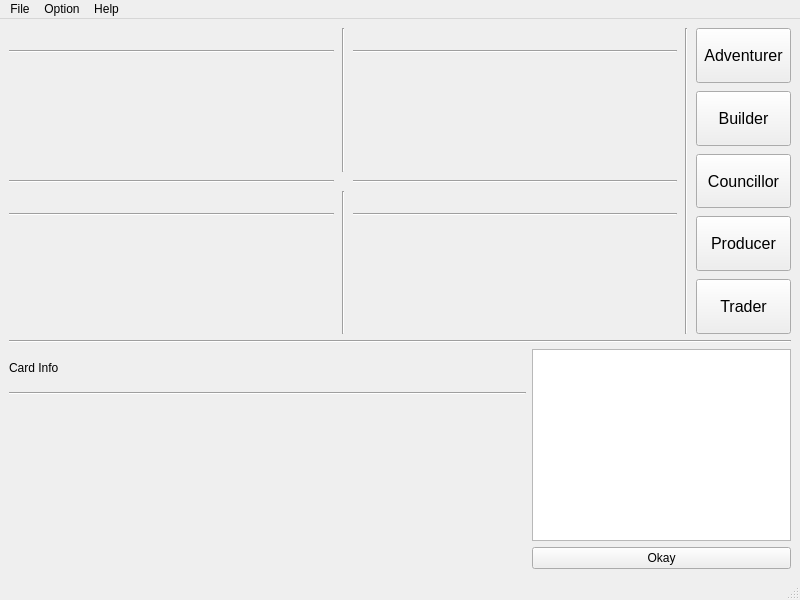
<?xml version="1.0" encoding="UTF-8"?>
<ui version="4.0">
 <class>MainWindow</class>
 <widget class="QMainWindow" name="MainWindow">
  <property name="geometry">
   <rect>
    <x>0</x>
    <y>0</y>
    <width>800</width>
    <height>600</height>
   </rect>
  </property>
  <property name="windowTitle">
   <string>MainWindow</string>
  </property>
  <property name="styleSheet">
   <string notr="true"/>
  </property>
  <widget class="QWidget" name="centralwidget">
   <layout class="QGridLayout" name="gridLayout_2">
    <item row="0" column="0">
     <layout class="QGridLayout" name="gridLayout" rowstretch="4,0,0">
      <property name="sizeConstraint">
       <enum>QLayout::SetFixedSize</enum>
      </property>
      <item row="2" column="0">
       <layout class="QHBoxLayout" name="horizontalLayout_D" stretch="4,2">
        <property name="spacing">
         <number>6</number>
        </property>
        <property name="sizeConstraint">
         <enum>QLayout::SetFixedSize</enum>
        </property>
        <item>
         <layout class="QGridLayout" name="mycard" rowstretch="0,0,0,0,0,0">
          <property name="verticalSpacing">
           <number>6</number>
          </property>
          <item row="2" column="4">
           <widget class="QLabel" name="mycard_05">
            <property name="text">
             <string/>
            </property>
           </widget>
          </item>
          <item row="4" column="0">
           <widget class="QLabel" name="mycard_13">
            <property name="text">
             <string/>
            </property>
           </widget>
          </item>
          <item row="4" column="2">
           <widget class="QLabel" name="mycard_15">
            <property name="text">
             <string/>
            </property>
           </widget>
          </item>
          <item row="3" column="0">
           <widget class="QLabel" name="mycard_07">
            <property name="text">
             <string/>
            </property>
           </widget>
          </item>
          <item row="4" column="1">
           <widget class="QLabel" name="mycard_14">
            <property name="text">
             <string/>
            </property>
           </widget>
          </item>
          <item row="2" column="1">
           <widget class="QLabel" name="mycard_02">
            <property name="text">
             <string/>
            </property>
           </widget>
          </item>
          <item row="0" column="1" colspan="5">
           <widget class="QLabel" name="label_cardInfo">
            <property name="text">
             <string/>
            </property>
           </widget>
          </item>
          <item row="3" column="1">
           <widget class="QLabel" name="mycard_08">
            <property name="text">
             <string/>
            </property>
           </widget>
          </item>
          <item row="1" column="0" colspan="6">
           <widget class="Line" name="line_3">
            <property name="orientation">
             <enum>Qt::Horizontal</enum>
            </property>
           </widget>
          </item>
          <item row="3" column="2">
           <widget class="QLabel" name="mycard_09">
            <property name="text">
             <string/>
            </property>
           </widget>
          </item>
          <item row="4" column="4">
           <widget class="QLabel" name="mycard_17">
            <property name="text">
             <string/>
            </property>
           </widget>
          </item>
          <item row="3" column="3">
           <widget class="QLabel" name="mycard_10">
            <property name="text">
             <string/>
            </property>
           </widget>
          </item>
          <item row="3" column="5">
           <widget class="QLabel" name="mycard_12">
            <property name="text">
             <string/>
            </property>
           </widget>
          </item>
          <item row="0" column="0">
           <widget class="QLabel" name="label">
            <property name="text">
             <string>Card Info</string>
            </property>
           </widget>
          </item>
          <item row="4" column="3">
           <widget class="QLabel" name="mycard_16">
            <property name="text">
             <string/>
            </property>
           </widget>
          </item>
          <item row="2" column="0">
           <widget class="QLabel" name="mycard_01">
            <property name="text">
             <string/>
            </property>
           </widget>
          </item>
          <item row="2" column="5">
           <widget class="QLabel" name="mycard_06">
            <property name="text">
             <string/>
            </property>
           </widget>
          </item>
          <item row="2" column="2">
           <widget class="QLabel" name="mycard_03">
            <property name="text">
             <string/>
            </property>
           </widget>
          </item>
          <item row="2" column="3">
           <widget class="QLabel" name="mycard_04">
            <property name="text">
             <string/>
            </property>
           </widget>
          </item>
          <item row="4" column="5">
           <widget class="QLabel" name="mycard_18">
            <property name="text">
             <string/>
            </property>
           </widget>
          </item>
          <item row="3" column="4">
           <widget class="QLabel" name="mycard_11">
            <property name="text">
             <string/>
            </property>
           </widget>
          </item>
          <item row="5" column="0">
           <widget class="QLabel" name="mycard_19">
            <property name="text">
             <string/>
            </property>
           </widget>
          </item>
          <item row="5" column="1">
           <widget class="QLabel" name="mycard_20">
            <property name="text">
             <string/>
            </property>
           </widget>
          </item>
          <item row="5" column="2">
           <widget class="QLabel" name="mycard_21">
            <property name="text">
             <string/>
            </property>
           </widget>
          </item>
          <item row="5" column="3">
           <widget class="QLabel" name="mycard_22">
            <property name="text">
             <string/>
            </property>
           </widget>
          </item>
          <item row="5" column="4">
           <widget class="QLabel" name="mycard_23">
            <property name="text">
             <string/>
            </property>
           </widget>
          </item>
          <item row="5" column="5">
           <widget class="QLabel" name="mycard_24">
            <property name="text">
             <string/>
            </property>
           </widget>
          </item>
         </layout>
        </item>
        <item>
         <layout class="QGridLayout" name="interaction">
          <property name="sizeConstraint">
           <enum>QLayout::SetFixedSize</enum>
          </property>
          <item row="1" column="0">
           <widget class="QPushButton" name="btn_interaction">
            <property name="text">
             <string>Okay</string>
            </property>
           </widget>
          </item>
          <item row="0" column="0">
           <widget class="QTextBrowser" name="textBrowser_interaction"/>
          </item>
         </layout>
        </item>
       </layout>
      </item>
      <item row="0" column="0">
       <layout class="QHBoxLayout" name="horizontalLayout_U" stretch="7,0,1">
        <property name="spacing">
         <number>8</number>
        </property>
        <property name="sizeConstraint">
         <enum>QLayout::SetFixedSize</enum>
        </property>
        <item>
         <layout class="QGridLayout" name="player_status">
          <property name="sizeConstraint">
           <enum>QLayout::SetFixedSize</enum>
          </property>
          <item row="2" column="0">
           <layout class="QGridLayout" name="table_player3" rowstretch="1,0,2,1,2,1">
            <property name="sizeConstraint">
             <enum>QLayout::SetFixedSize</enum>
            </property>
            <property name="verticalSpacing">
             <number>7</number>
            </property>
            <item row="2" column="5">
             <widget class="QLabel" name="tp3_06">
              <property name="text">
               <string/>
              </property>
             </widget>
            </item>
            <item row="4" column="2">
             <widget class="QLabel" name="tp3_09">
              <property name="text">
               <string/>
              </property>
             </widget>
            </item>
            <item row="2" column="0">
             <widget class="QLabel" name="tp3_01">
              <property name="text">
               <string/>
              </property>
             </widget>
            </item>
            <item row="3" column="0">
             <widget class="QLabel" name="gd3_01">
              <property name="text">
               <string/>
              </property>
             </widget>
            </item>
            <item row="1" column="0" colspan="6">
             <widget class="Line" name="line_4">
              <property name="orientation">
               <enum>Qt::Horizontal</enum>
              </property>
             </widget>
            </item>
            <item row="3" column="5">
             <widget class="QLabel" name="gd3_06">
              <property name="text">
               <string/>
              </property>
             </widget>
            </item>
            <item row="2" column="1">
             <widget class="QLabel" name="tp3_02">
              <property name="text">
               <string/>
              </property>
             </widget>
            </item>
            <item row="4" column="3">
             <widget class="QLabel" name="tp3_10">
              <property name="text">
               <string/>
              </property>
             </widget>
            </item>
            <item row="3" column="1">
             <widget class="QLabel" name="gd3_02">
              <property name="text">
               <string/>
              </property>
             </widget>
            </item>
            <item row="4" column="5">
             <widget class="QLabel" name="tp3_12">
              <property name="text">
               <string/>
              </property>
             </widget>
            </item>
            <item row="2" column="2">
             <widget class="QLabel" name="tp3_03">
              <property name="text">
               <string/>
              </property>
             </widget>
            </item>
            <item row="0" column="0" colspan="6">
             <widget class="QLabel" name="label_tp3">
              <property name="text">
               <string/>
              </property>
             </widget>
            </item>
            <item row="4" column="0">
             <widget class="QLabel" name="tp3_07">
              <property name="text">
               <string/>
              </property>
             </widget>
            </item>
            <item row="4" column="4">
             <widget class="QLabel" name="tp3_11">
              <property name="text">
               <string/>
              </property>
             </widget>
            </item>
            <item row="3" column="3">
             <widget class="QLabel" name="gd3_04">
              <property name="text">
               <string/>
              </property>
             </widget>
            </item>
            <item row="4" column="1">
             <widget class="QLabel" name="tp3_08">
              <property name="text">
               <string/>
              </property>
             </widget>
            </item>
            <item row="2" column="4">
             <widget class="QLabel" name="tp3_05">
              <property name="text">
               <string/>
              </property>
             </widget>
            </item>
            <item row="3" column="4">
             <widget class="QLabel" name="gd3_05">
              <property name="text">
               <string/>
              </property>
             </widget>
            </item>
            <item row="2" column="3">
             <widget class="QLabel" name="tp3_04">
              <property name="text">
               <string/>
              </property>
             </widget>
            </item>
            <item row="3" column="2">
             <widget class="QLabel" name="gd3_03">
              <property name="text">
               <string/>
              </property>
             </widget>
            </item>
            <item row="5" column="0">
             <widget class="QLabel" name="gd3_07">
              <property name="text">
               <string/>
              </property>
             </widget>
            </item>
            <item row="5" column="1">
             <widget class="QLabel" name="gd3_08">
              <property name="text">
               <string/>
              </property>
             </widget>
            </item>
            <item row="5" column="2">
             <widget class="QLabel" name="gd3_09">
              <property name="text">
               <string/>
              </property>
             </widget>
            </item>
            <item row="5" column="3">
             <widget class="QLabel" name="gd3_10">
              <property name="text">
               <string/>
              </property>
             </widget>
            </item>
            <item row="5" column="4">
             <widget class="QLabel" name="gd3_11">
              <property name="text">
               <string/>
              </property>
             </widget>
            </item>
            <item row="5" column="5">
             <widget class="QLabel" name="gd3_12">
              <property name="text">
               <string/>
              </property>
             </widget>
            </item>
           </layout>
          </item>
          <item row="2" column="1">
           <widget class="Line" name="line_11">
            <property name="orientation">
             <enum>Qt::Vertical</enum>
            </property>
           </widget>
          </item>
          <item row="2" column="2">
           <layout class="QGridLayout" name="table_player4" rowstretch="1,0,2,1,2,1">
            <property name="sizeConstraint">
             <enum>QLayout::SetFixedSize</enum>
            </property>
            <property name="verticalSpacing">
             <number>7</number>
            </property>
            <item row="4" column="5">
             <widget class="QLabel" name="tp4_12">
              <property name="text">
               <string/>
              </property>
             </widget>
            </item>
            <item row="3" column="4">
             <widget class="QLabel" name="gd4_05">
              <property name="text">
               <string/>
              </property>
             </widget>
            </item>
            <item row="3" column="5">
             <widget class="QLabel" name="gd4_06">
              <property name="text">
               <string/>
              </property>
             </widget>
            </item>
            <item row="2" column="1">
             <widget class="QLabel" name="tp4_02">
              <property name="text">
               <string/>
              </property>
             </widget>
            </item>
            <item row="2" column="2">
             <widget class="QLabel" name="tp4_03">
              <property name="text">
               <string/>
              </property>
             </widget>
            </item>
            <item row="3" column="3">
             <widget class="QLabel" name="gd4_04">
              <property name="text">
               <string/>
              </property>
             </widget>
            </item>
            <item row="2" column="0">
             <widget class="QLabel" name="tp4_01">
              <property name="text">
               <string/>
              </property>
             </widget>
            </item>
            <item row="2" column="3">
             <widget class="QLabel" name="tp4_04">
              <property name="text">
               <string/>
              </property>
             </widget>
            </item>
            <item row="3" column="1">
             <widget class="QLabel" name="gd4_02">
              <property name="text">
               <string/>
              </property>
             </widget>
            </item>
            <item row="3" column="2">
             <widget class="QLabel" name="gd4_03">
              <property name="text">
               <string/>
              </property>
             </widget>
            </item>
            <item row="3" column="0">
             <widget class="QLabel" name="gd4_01">
              <property name="text">
               <string/>
              </property>
             </widget>
            </item>
            <item row="4" column="0">
             <widget class="QLabel" name="tp4_07">
              <property name="text">
               <string/>
              </property>
             </widget>
            </item>
            <item row="4" column="1">
             <widget class="QLabel" name="tp4_08">
              <property name="text">
               <string/>
              </property>
             </widget>
            </item>
            <item row="4" column="4">
             <widget class="QLabel" name="tp4_11">
              <property name="text">
               <string/>
              </property>
             </widget>
            </item>
            <item row="4" column="3">
             <widget class="QLabel" name="tp4_10">
              <property name="text">
               <string/>
              </property>
             </widget>
            </item>
            <item row="2" column="4">
             <widget class="QLabel" name="tp4_05">
              <property name="text">
               <string/>
              </property>
             </widget>
            </item>
            <item row="1" column="0" colspan="6">
             <widget class="Line" name="line_7">
              <property name="orientation">
               <enum>Qt::Horizontal</enum>
              </property>
             </widget>
            </item>
            <item row="0" column="0" colspan="6">
             <widget class="QLabel" name="label_tp4">
              <property name="text">
               <string/>
              </property>
             </widget>
            </item>
            <item row="4" column="2">
             <widget class="QLabel" name="tp4_09">
              <property name="text">
               <string/>
              </property>
             </widget>
            </item>
            <item row="2" column="5">
             <widget class="QLabel" name="tp4_06">
              <property name="text">
               <string/>
              </property>
             </widget>
            </item>
            <item row="5" column="0">
             <widget class="QLabel" name="gd4_07">
              <property name="text">
               <string/>
              </property>
             </widget>
            </item>
            <item row="5" column="1">
             <widget class="QLabel" name="gd4_08">
              <property name="text">
               <string/>
              </property>
             </widget>
            </item>
            <item row="5" column="2">
             <widget class="QLabel" name="gd4_09">
              <property name="text">
               <string/>
              </property>
             </widget>
            </item>
            <item row="5" column="3">
             <widget class="QLabel" name="gd4_10">
              <property name="text">
               <string/>
              </property>
             </widget>
            </item>
            <item row="5" column="4">
             <widget class="QLabel" name="gd4_11">
              <property name="text">
               <string/>
              </property>
             </widget>
            </item>
            <item row="5" column="5">
             <widget class="QLabel" name="gd4_12">
              <property name="text">
               <string/>
              </property>
             </widget>
            </item>
           </layout>
          </item>
          <item row="1" column="2">
           <widget class="Line" name="line_9">
            <property name="orientation">
             <enum>Qt::Horizontal</enum>
            </property>
           </widget>
          </item>
          <item row="1" column="0">
           <widget class="Line" name="line_8">
            <property name="orientation">
             <enum>Qt::Horizontal</enum>
            </property>
           </widget>
          </item>
          <item row="0" column="1">
           <widget class="Line" name="line_10">
            <property name="orientation">
             <enum>Qt::Vertical</enum>
            </property>
           </widget>
          </item>
          <item row="0" column="2">
           <layout class="QGridLayout" name="table_player2" rowstretch="1,0,2,1,2,1">
            <property name="sizeConstraint">
             <enum>QLayout::SetFixedSize</enum>
            </property>
            <property name="verticalSpacing">
             <number>7</number>
            </property>
            <item row="4" column="5">
             <widget class="QLabel" name="tp2_12">
              <property name="text">
               <string/>
              </property>
             </widget>
            </item>
            <item row="3" column="4">
             <widget class="QLabel" name="gd2_05">
              <property name="text">
               <string/>
              </property>
             </widget>
            </item>
            <item row="4" column="1">
             <widget class="QLabel" name="tp2_08">
              <property name="text">
               <string/>
              </property>
             </widget>
            </item>
            <item row="2" column="1">
             <widget class="QLabel" name="tp2_02">
              <property name="text">
               <string/>
              </property>
             </widget>
            </item>
            <item row="2" column="4">
             <widget class="QLabel" name="tp2_05">
              <property name="text">
               <string/>
              </property>
             </widget>
            </item>
            <item row="1" column="0" colspan="6">
             <widget class="Line" name="line_6">
              <property name="orientation">
               <enum>Qt::Horizontal</enum>
              </property>
             </widget>
            </item>
            <item row="3" column="3">
             <widget class="QLabel" name="gd2_04">
              <property name="text">
               <string/>
              </property>
             </widget>
            </item>
            <item row="2" column="2">
             <widget class="QLabel" name="tp2_03">
              <property name="text">
               <string/>
              </property>
             </widget>
            </item>
            <item row="3" column="0">
             <widget class="QLabel" name="gd2_01">
              <property name="text">
               <string/>
              </property>
             </widget>
            </item>
            <item row="2" column="0">
             <widget class="QLabel" name="tp2_01">
              <property name="text">
               <string/>
              </property>
             </widget>
            </item>
            <item row="4" column="0">
             <widget class="QLabel" name="tp2_07">
              <property name="text">
               <string/>
              </property>
             </widget>
            </item>
            <item row="2" column="3">
             <widget class="QLabel" name="tp2_04">
              <property name="text">
               <string/>
              </property>
             </widget>
            </item>
            <item row="4" column="3">
             <widget class="QLabel" name="tp2_10">
              <property name="text">
               <string/>
              </property>
             </widget>
            </item>
            <item row="0" column="0" colspan="6">
             <widget class="QLabel" name="label_tp2">
              <property name="text">
               <string/>
              </property>
             </widget>
            </item>
            <item row="3" column="1">
             <widget class="QLabel" name="gd2_02">
              <property name="text">
               <string/>
              </property>
             </widget>
            </item>
            <item row="3" column="5">
             <widget class="QLabel" name="gd2_06">
              <property name="text">
               <string/>
              </property>
             </widget>
            </item>
            <item row="4" column="4">
             <widget class="QLabel" name="tp2_11">
              <property name="text">
               <string/>
              </property>
             </widget>
            </item>
            <item row="2" column="5">
             <widget class="QLabel" name="tp2_06">
              <property name="text">
               <string/>
              </property>
             </widget>
            </item>
            <item row="4" column="2">
             <widget class="QLabel" name="tp2_09">
              <property name="text">
               <string/>
              </property>
             </widget>
            </item>
            <item row="3" column="2">
             <widget class="QLabel" name="gd2_03">
              <property name="text">
               <string/>
              </property>
             </widget>
            </item>
            <item row="5" column="0">
             <widget class="QLabel" name="gd2_07">
              <property name="text">
               <string/>
              </property>
             </widget>
            </item>
            <item row="5" column="1">
             <widget class="QLabel" name="gd2_08">
              <property name="text">
               <string/>
              </property>
             </widget>
            </item>
            <item row="5" column="2">
             <widget class="QLabel" name="gd2_09">
              <property name="text">
               <string/>
              </property>
             </widget>
            </item>
            <item row="5" column="3">
             <widget class="QLabel" name="gd2_10">
              <property name="text">
               <string/>
              </property>
             </widget>
            </item>
            <item row="5" column="4">
             <widget class="QLabel" name="gd2_11">
              <property name="text">
               <string/>
              </property>
             </widget>
            </item>
            <item row="5" column="5">
             <widget class="QLabel" name="gd2_12">
              <property name="text">
               <string/>
              </property>
             </widget>
            </item>
           </layout>
          </item>
          <item row="0" column="0">
           <layout class="QGridLayout" name="table_player1" rowstretch="1,0,2,1,2,1">
            <property name="sizeConstraint">
             <enum>QLayout::SetFixedSize</enum>
            </property>
            <property name="verticalSpacing">
             <number>7</number>
            </property>
            <item row="2" column="2">
             <widget class="QLabel" name="tp1_03">
              <property name="text">
               <string/>
              </property>
             </widget>
            </item>
            <item row="2" column="3">
             <widget class="QLabel" name="tp1_04">
              <property name="text">
               <string/>
              </property>
             </widget>
            </item>
            <item row="4" column="1">
             <widget class="QLabel" name="tp1_08">
              <property name="text">
               <string/>
              </property>
             </widget>
            </item>
            <item row="4" column="5">
             <widget class="QLabel" name="tp1_12">
              <property name="text">
               <string/>
              </property>
             </widget>
            </item>
            <item row="2" column="0">
             <widget class="QLabel" name="tp1_01">
              <property name="text">
               <string/>
              </property>
             </widget>
            </item>
            <item row="2" column="4">
             <widget class="QLabel" name="tp1_05">
              <property name="text">
               <string/>
              </property>
             </widget>
            </item>
            <item row="2" column="1">
             <widget class="QLabel" name="tp1_02">
              <property name="text">
               <string/>
              </property>
             </widget>
            </item>
            <item row="2" column="5">
             <widget class="QLabel" name="tp1_06">
              <property name="text">
               <string/>
              </property>
             </widget>
            </item>
            <item row="4" column="2">
             <widget class="QLabel" name="tp1_09">
              <property name="text">
               <string/>
              </property>
             </widget>
            </item>
            <item row="3" column="3">
             <widget class="QLabel" name="gd1_04">
              <property name="text">
               <string/>
              </property>
             </widget>
            </item>
            <item row="3" column="2">
             <widget class="QLabel" name="gd1_03">
              <property name="text">
               <string/>
              </property>
             </widget>
            </item>
            <item row="4" column="4">
             <widget class="QLabel" name="tp1_11">
              <property name="text">
               <string/>
              </property>
             </widget>
            </item>
            <item row="3" column="0">
             <widget class="QLabel" name="gd1_01">
              <property name="text">
               <string/>
              </property>
             </widget>
            </item>
            <item row="4" column="0">
             <widget class="QLabel" name="tp1_07">
              <property name="text">
               <string/>
              </property>
             </widget>
            </item>
            <item row="3" column="1">
             <widget class="QLabel" name="gd1_02">
              <property name="text">
               <string/>
              </property>
             </widget>
            </item>
            <item row="0" column="0" colspan="6">
             <widget class="QLabel" name="label_tp1">
              <property name="text">
               <string/>
              </property>
             </widget>
            </item>
            <item row="3" column="4">
             <widget class="QLabel" name="gd1_05">
              <property name="text">
               <string/>
              </property>
             </widget>
            </item>
            <item row="4" column="3">
             <widget class="QLabel" name="tp1_10">
              <property name="text">
               <string/>
              </property>
             </widget>
            </item>
            <item row="1" column="0" colspan="6">
             <widget class="Line" name="line_5">
              <property name="orientation">
               <enum>Qt::Horizontal</enum>
              </property>
             </widget>
            </item>
            <item row="3" column="5">
             <widget class="QLabel" name="gd1_06">
              <property name="text">
               <string/>
              </property>
             </widget>
            </item>
            <item row="5" column="0">
             <widget class="QLabel" name="gd1_07">
              <property name="text">
               <string/>
              </property>
             </widget>
            </item>
            <item row="5" column="1">
             <widget class="QLabel" name="gd1_08">
              <property name="text">
               <string/>
              </property>
             </widget>
            </item>
            <item row="5" column="2">
             <widget class="QLabel" name="gd1_09">
              <property name="text">
               <string/>
              </property>
             </widget>
            </item>
            <item row="5" column="3">
             <widget class="QLabel" name="gd1_10">
              <property name="text">
               <string/>
              </property>
             </widget>
            </item>
            <item row="5" column="4">
             <widget class="QLabel" name="gd1_11">
              <property name="text">
               <string/>
              </property>
             </widget>
            </item>
            <item row="5" column="5">
             <widget class="QLabel" name="gd1_12">
              <property name="text">
               <string/>
              </property>
             </widget>
            </item>
           </layout>
          </item>
         </layout>
        </item>
        <item>
         <widget class="Line" name="line_2">
          <property name="orientation">
           <enum>Qt::Vertical</enum>
          </property>
         </widget>
        </item>
        <item>
         <layout class="QVBoxLayout" name="career">
          <property name="sizeConstraint">
           <enum>QLayout::SetFixedSize</enum>
          </property>
          <item>
           <widget class="QPushButton" name="btn_adventurer">
            <property name="sizePolicy">
             <sizepolicy hsizetype="Minimum" vsizetype="Minimum">
              <horstretch>0</horstretch>
              <verstretch>0</verstretch>
             </sizepolicy>
            </property>
            <property name="minimumSize">
             <size>
              <width>0</width>
              <height>0</height>
             </size>
            </property>
            <property name="font">
             <font>
              <pointsize>12</pointsize>
             </font>
            </property>
            <property name="styleSheet">
             <string notr="true">border-image: url(:/career/images/career/Adventurer.png);</string>
            </property>
            <property name="text">
             <string>Adventurer</string>
            </property>
            <property name="flat">
             <bool>false</bool>
            </property>
           </widget>
          </item>
          <item>
           <widget class="QPushButton" name="btn_builder">
            <property name="sizePolicy">
             <sizepolicy hsizetype="Minimum" vsizetype="Minimum">
              <horstretch>0</horstretch>
              <verstretch>0</verstretch>
             </sizepolicy>
            </property>
            <property name="font">
             <font>
              <pointsize>12</pointsize>
             </font>
            </property>
            <property name="styleSheet">
             <string notr="true">border-image: url(:/career/images/career/Builder.png);</string>
            </property>
            <property name="text">
             <string>Builder</string>
            </property>
           </widget>
          </item>
          <item>
           <widget class="QPushButton" name="btn_councillor">
            <property name="sizePolicy">
             <sizepolicy hsizetype="Minimum" vsizetype="Minimum">
              <horstretch>0</horstretch>
              <verstretch>0</verstretch>
             </sizepolicy>
            </property>
            <property name="font">
             <font>
              <pointsize>12</pointsize>
             </font>
            </property>
            <property name="styleSheet">
             <string notr="true">border-image: url(:/career/images/career/Councillor.png);</string>
            </property>
            <property name="text">
             <string>Councillor</string>
            </property>
           </widget>
          </item>
          <item>
           <widget class="QPushButton" name="btn_producer">
            <property name="sizePolicy">
             <sizepolicy hsizetype="Minimum" vsizetype="Minimum">
              <horstretch>0</horstretch>
              <verstretch>0</verstretch>
             </sizepolicy>
            </property>
            <property name="font">
             <font>
              <pointsize>12</pointsize>
             </font>
            </property>
            <property name="styleSheet">
             <string notr="true">border-image: url(:/career/images/career/Producer.png);</string>
            </property>
            <property name="text">
             <string>Producer</string>
            </property>
           </widget>
          </item>
          <item>
           <widget class="QPushButton" name="btn_trader">
            <property name="sizePolicy">
             <sizepolicy hsizetype="Minimum" vsizetype="Minimum">
              <horstretch>0</horstretch>
              <verstretch>0</verstretch>
             </sizepolicy>
            </property>
            <property name="font">
             <font>
              <pointsize>12</pointsize>
             </font>
            </property>
            <property name="styleSheet">
             <string notr="true">border-image: url(:/career/images/career/Trader.png);</string>
            </property>
            <property name="text">
             <string>Trader</string>
            </property>
           </widget>
          </item>
         </layout>
        </item>
       </layout>
      </item>
      <item row="1" column="0">
       <widget class="Line" name="line">
        <property name="orientation">
         <enum>Qt::Horizontal</enum>
        </property>
       </widget>
      </item>
     </layout>
    </item>
   </layout>
  </widget>
  <widget class="QMenuBar" name="menubar">
   <property name="geometry">
    <rect>
     <x>0</x>
     <y>0</y>
     <width>800</width>
     <height>28</height>
    </rect>
   </property>
   <widget class="QMenu" name="menu">
    <property name="title">
     <string>File</string>
    </property>
    <addaction name="actionNew_Game"/>
    <addaction name="actionOpen"/>
    <addaction name="actionSave_As"/>
   </widget>
   <widget class="QMenu" name="menuHelp">
    <property name="title">
     <string>Help</string>
    </property>
    <addaction name="actionHelp"/>
    <addaction name="actionAbout"/>
   </widget>
   <widget class="QMenu" name="menuOption">
    <property name="title">
     <string>Option</string>
    </property>
    <addaction name="actionSetting"/>
   </widget>
   <addaction name="menu"/>
   <addaction name="menuOption"/>
   <addaction name="menuHelp"/>
  </widget>
  <widget class="QStatusBar" name="statusbar"/>
  <action name="actionNew_Game">
   <property name="text">
    <string>New Game</string>
   </property>
  </action>
  <action name="actionSave_As">
   <property name="text">
    <string>Save As</string>
   </property>
  </action>
  <action name="actionOpen">
   <property name="text">
    <string>Open</string>
   </property>
  </action>
  <action name="actionHelp">
   <property name="text">
    <string>Help</string>
   </property>
  </action>
  <action name="actionAbout">
   <property name="text">
    <string>About</string>
   </property>
  </action>
  <action name="actionSetting">
   <property name="text">
    <string>Setting</string>
   </property>
  </action>
 </widget>
 <resources/>
 <connections/>
</ui>
